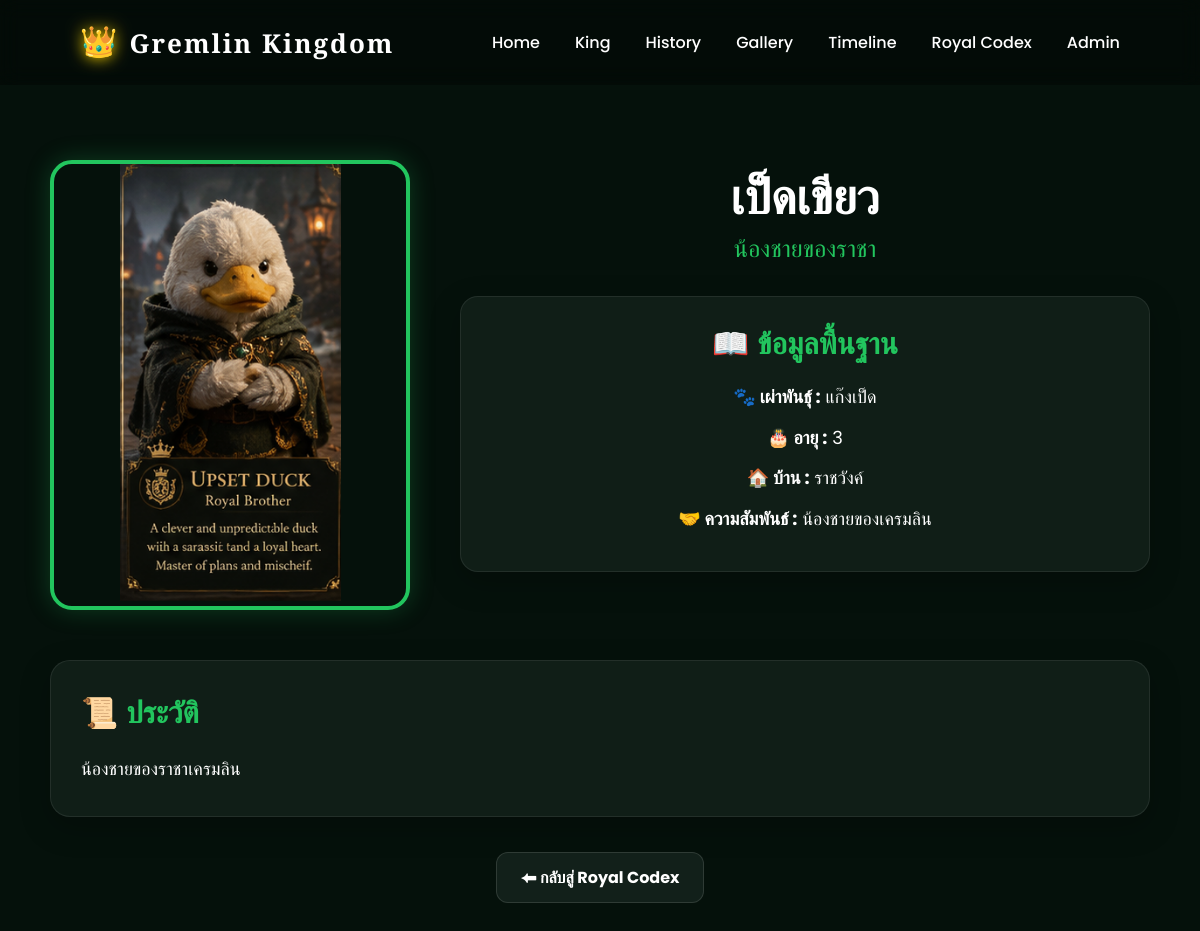
The page /character/4 on the database its author committed.
### tables this page shows
CREATE TABLE characters (
    id INTEGER PRIMARY KEY AUTOINCREMENT,
    name TEXT NOT NULL,
    title TEXT,
    race TEXT,
    age INTEGER,
    description TEXT,
    image TEXT
, home TEXT, relationship TEXT);

### main.py (the view)
@app.get("/character/{character_id}")
async def character_detail(request: Request, character_id: int):
    conn = get_connection()
    cursor = conn.cursor()
    cursor.execute(
        """
            SELECT *
            FROM characters
            WHERE id = ?
            """,
        (character_id,),
    )
    character = cursor.fetchone()
    conn.close()
    return templates.TemplateResponse(
        request=request, name="character.html", context={"character": character}
    )

### templates/character.html (shortened to what this page needs)
{% extends "base.html" %}
{% block content %}
<section class="character-profile">
    <div class="character-header">
        <div class="character-image-box">
            <img src="{{ character['image'] }}" alt="{{ character['name'] }}" class="character-detail-image">
        </div>
        <div class="character-summary">
            <h1>{{ character["name"] }}</h1>
            <h2>{{ character["title"] }}</h2>
            <div class="info-card">
                <h3>📖 ข้อมูลพื้นฐาน</h3>
                <p>
                    <strong>🐾 เผ่าพันธุ์ :</strong>
                    {{ character["race"] }}
                </p>
                <p>
                    <strong>🎂 อายุ :</strong>
                    {{ character["age"] }}
                </p>
                <p>
                    <strong>🏠 บ้าน :</strong>
                    {{ character["home"] }}
                </p>
                <p>
                    <strong>🤝 ความสัมพันธ์ :</strong>
                    {{ character["relationship"] }}
                </p>
            </div>
        </div>
    </div>
    <div class="description-card">
        <h3>📜 ประวัติ</h3>
        <p>
            {{ character["description"] }}
        </p>
    </div>
    <div class="back-button">
        <a href="/codex">
            ⬅ กลับสู่ Royal Codex
        </a>
    </div>
</section>
{% endblock %}

### static/css/style.css (style rules this page uses)
* { margin: 0; padding: 0; box-sizing: border-box; }
body { font-family: 'Poppins', sans-serif; background: #05110b; color: white; }
.character-header h1 { margin-top:25px; font-size:52px; font-family:'Cinzel',serif; }
.character-header h2 { margin-top:10px; color:#22c55e; font-size:26px; font-weight:500; }
.info-card, .description-card { background:#102017; padding:35px; border-radius:20px; margin-top:35px; border:1px solid rgba(255,255,255,.08); box-shadow:0 10px 30px rgba(0,0,0,.25); }
.info-card h3, .description-card h3 { color:#22c55e; margin-bottom:25px; font-size:30px; font-family:'Cinzel',serif; }
.info-card p, .description-card p { margin:15px 0; font-size:18px; line-height:1.8; }
.back-button { margin-top:50px; text-align:center; }
.back-button a { display:inline-block; padding:16px 38px; background:#22c55e; color:white; border-radius:50px; text-decoration:none; transition:.35s; font-weight:bold; }
.character-profile { width: min(1100px, 92%); margin: 0 auto; padding-top: 160px; padding-bottom: 60px; }
.character-header { text-align: center; margin-bottom: 50px; display: grid; grid-template-columns: 360px 1fr; gap: 50px; align-items: start; }
.character-image-box { display: flex; justify-content: center; align-items: flex-start; }
.character-detail-image { width: 360px; max-width: 100%; height: 450px; object-fit: contain; border-radius: 22px; border: 4px solid #22c55e; box-shadow: 0 0 25px rgba(34, 197, 94, 0.25); display: block; }
.character-summary { padding-top: 10px; }
.character-summary h1 { margin: 0 0 8px; font-size: 48px; line-height: 1.1; }
.character-summary h2 { margin: 0 0 30px; color: #22c55e; font-size: 24px; }
.character-summary .info-card { margin: 0; padding: 25px; border-radius: 18px; background: rgba(20, 35, 28, 0.75); border: 1px solid rgba(255, 255, 255, 0.08); }
.character-summary .info-card h3 { margin-top: 0; margin-bottom: 20px; }
.character-summary .info-card p { margin: 12px 0; line-height: 1.6; }
.description-card { margin-top: 45px; padding: 30px; border-radius: 20px; background: rgba(20, 35, 28, 0.75); border: 1px solid rgba(255, 255, 255, 0.08); }
.description-card h3 { margin-top: 0; margin-bottom: 20px; }
.description-card p { line-height: 1.9; margin: 0; }
.back-button { display: flex; justify-content: center; margin-top: 35px; }
.back-button a { display: inline-block; padding: 12px 24px; border-radius: 12px; background: rgba(20, 35, 28, 0.9); border: 1px solid rgba(255, 255, 255, 0.12); color: white; text-decoration: none; transition: transform 0.2s ease, background 0.2s ease; }

### rows shown on the page
characters: image (picture), name "เป็ดเขียว", title "น้องชายของราชา", race "แก๊งเป็ด", age "3", home "ราชวังค์", relationship "น้องชายของเครมลิน", description "น้องชายของราชาเครมลิน"
